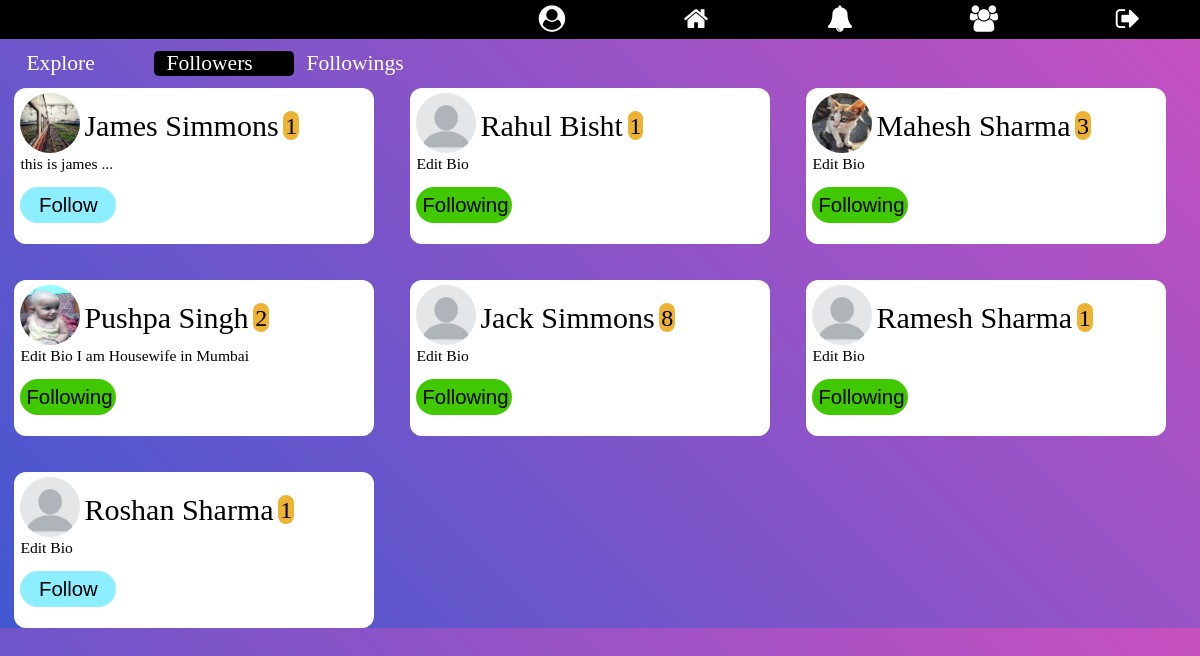
/explore/followers/ (signed in), run on the app's committed database.
### signup/models.py (models this page shows)
class Profile(models.Model):
    user = models.OneToOneField(User, on_delete=models.CASCADE)
    gender = models.CharField(max_length=10, blank=True)
    city = models.CharField(max_length=30, blank=True)
    date_of_birth = models.DateField(null=True, blank=True)
    level = models.IntegerField(default=1)
    bio = models.TextField(max_length=410, default='Edit Bio')
    profile_pic = models.ImageField(
        blank=True,
        help_text="Select Your Profile Image",
    )
    date_of_joining = models.DateTimeField(editable=False,
                                           default=timezone.now)
    follows = models.ManyToManyField('Profile')
    def __str__(self):
        return str(self.user)

### explore/views.py (the view)
# urls.py: path('followers/', views.followers, name='followers'),
def followers(request):
    if request.user.is_authenticated:
        logged_in_user_profile = Profile.objects.get(user=request.user)
        followers = Profile.objects.filter(follows=logged_in_user_profile)
        context = {
            'logged_in_user_profile': logged_in_user_profile,
            'followers': followers,
        }
        return render(request, 'followers.html', context)
    else:
        return render(request, 'followers.html', {})

### Notification/context_processor.py (called while the page is built)
def pass_value(request):
    if request.user.is_authenticated:
        user_prfile = Profile.objects.get(user=request.user)
        my_notif = Notifications.objects.filter(receiver=user_prfile)
        unseen_notif_count = my_notif.filter(view=False).count()
        context = {
            "my_notif": my_notif[:12],
            "unseen_notif_count": unseen_notif_count
        }
        return context
    else:
        context = {}
        return context

### explore/templates/followers.html
{% extends 'base.html' %}
{% block content %}
{% load static %}
<link rel="stylesheet" href="{% static 'explore/explore_style.css' %}">
  <div class="filter-menu">
    <a href="{% url 'explore' %}" id='explore'>Explore</a>
    <a href="{% url 'followers' %}" id='followers' style="background-color: #000">Followers</a>
    <a href="{% url 'followings' %}" id='followings'>Followings</a>
  </div>
  <div class="container">
    {% for user_profile in followers %}
      <div class="user-profile">
        <a href="{% url 'profile' user_profile.id %}">
          {% if user_profile.profile_pic %}
            <img src="{{ user_profile.profile_pic.url }}" alt="Image">
          {% else %}
            <img src="{% static 'home/images/default-profile.png' %}" alt="Image">
          {% endif %}
          <span class="name">{{ user_profile.user.first_name }} {{ user_profile.user.last_name }}</span><span class="level">{{ user_profile.level }}</span>
        </a>
        <p class="bio">{{ user_profile.bio }}</p>
        {% include 'follow_section.html' %}
      </div>
      {% empty %}
        <h3 align="center">Your Followers will be Listed Here... <br>
          Currently You don't have any Followers</h3>
    {% endfor %}
  </div>
{% endblock %}

### templates/follow_section.html (shortened to what this page needs)
<form id="follow-form{{ user_profile.id }}" class="follow-form">
  {% if user.is_authenticated %}
    <button type="button" id="follow{{ user_profile.id }}" class="follow-btn" name="button">Follow</button><br>
    {% else %}
    <button type="button" onclick="location.href='{% url 'login' %}';" id="follow{{ user_profile.id }}" class="follow-btn" name="button">Follow</button><br>
    {% endif %}
</form>

### static/basestyle.css (style rules this page uses)
body { margin: 0px; padding: 0px; background: linear-gradient(-135deg, #c850c0, #4158d0); }
a { text-decoration: none; color: inherit; width: inherit; height: inherit; }

### explore/static/explore/explore_style.css (style rules this page uses)
.filter-menu { font-size: 1.8vw; width: 35vw; display: flex; color: #fff; margin-top: 1vw; margin-bottom: 1vw; margin-left: 1.2vw; }
.filter-menu > a { padding: 0 1vw 0 1vw; border-radius: 0.4vw; }
img { position: relative; top: 0.4vw; height: 5vw; width: 5vw; border-radius: 50%; margin-left: 0.5vw; }
.name { font-size: 2.5vw; position: relative; bottom: 1vw; }
.level { background-color: rgb(236, 179, 53); font-size: 2vw; border-radius: 2vw; padding: 0.15vw; margin-left: 0.4vw; position: relative; bottom: 1.2vw; }
.bio { margin: 0px 0px 1.2vw 0.5vw; }
.follow-form { display: inline; }
.follow-btn { margin-left: 0.5vw; width: 8vw; height: 3vw; border-radius: 2vw; font-size: 1.7vw; background-color: rgb(140, 238, 255); position: relative; border: none; }
.container { display: grid; grid-gap: 3vw; grid-template-columns: 30vw 30vw 30vw; }
.user-profile { width: 30vw; height: 13vw; background-color: #fff; border-radius: 1vw; margin-left: 1.2vw; }
.user-profile > p { font-size: 1.3vw; }

### data on the page
Profile: profile_pic (picture), user.first_name "James", user.last_name "Simmons", level "1", bio "this is james ..."
Profile: user.first_name "Rahul", user.last_name "Bisht", level "1", bio "Edit Bio"
Profile: profile_pic (picture), user.first_name "Mahesh", user.last_name "Sharma", level "3", bio "Edit Bio"
Profile: profile_pic (picture), user.first_name "Pushpa", user.last_name "Singh", level "2", bio "Edit Bio I am Housewife in Mumbai"
Profile: user.first_name "Jack", user.last_name "Simmons", level "8", bio "Edit Bio"
Profile: user.first_name "Ramesh", user.last_name "Sharma", level "1", bio "Edit Bio"
Profile: user.first_name "Roshan", user.last_name "Sharma", level "1", bio "Edit Bio"
